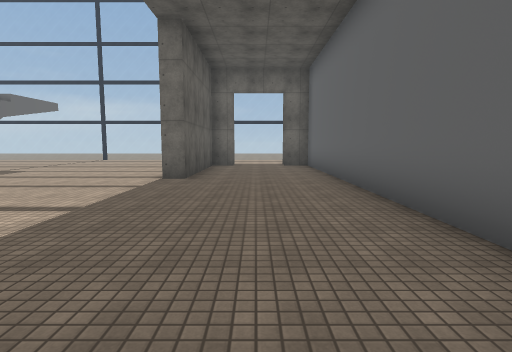
view 1 (above)

24 first-person views from a walk through a Unity game level. The camera is 1.5 m above the floor, tilts 6° down and sees 80° across. The floor is counted in squares, 2 m on a side. Each view is taken from the middle of a square. On the plan, view 1 faces up. The plan holds only what a view shows up to about 10 squares ahead; the rest is blank. The place goes on beyond the plan. The player character is not drawn. Some surface patterns are stand-ins.

view 2
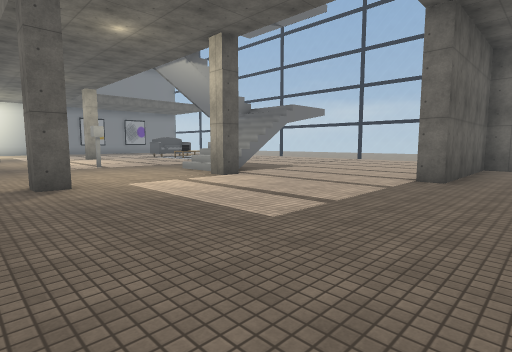

view 3
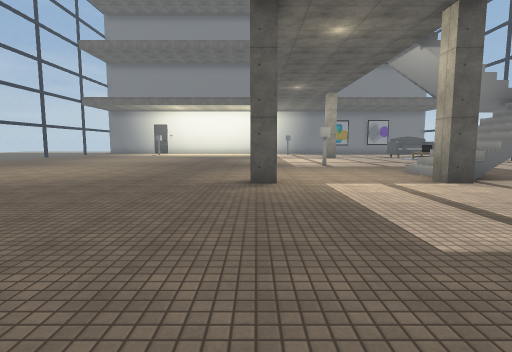

view 4
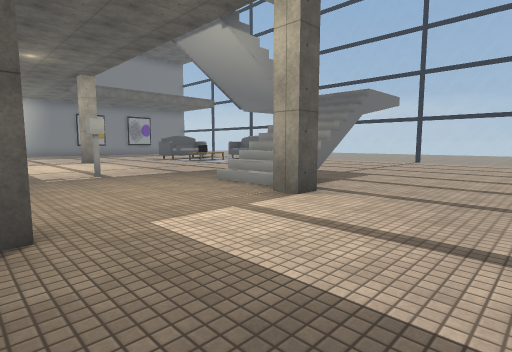

view 5
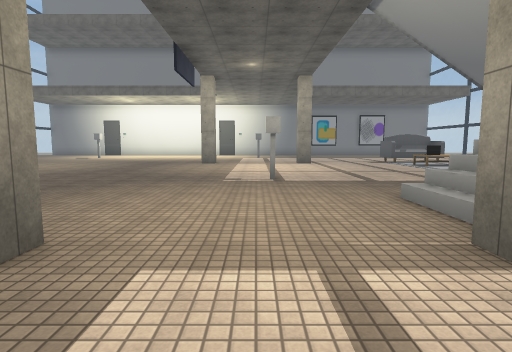

view 6
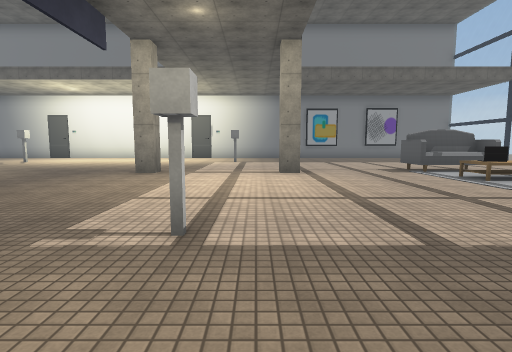

view 7
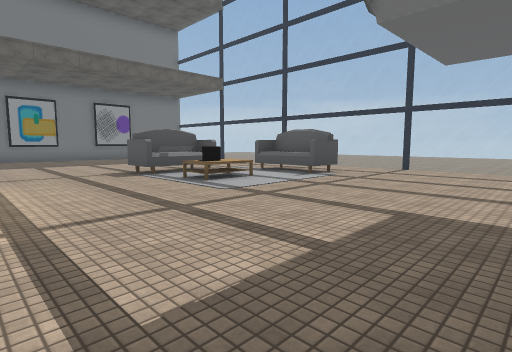

view 8
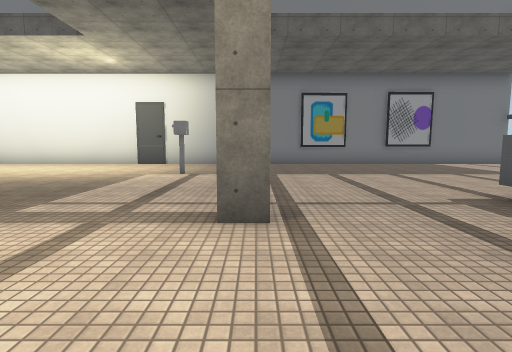

view 9
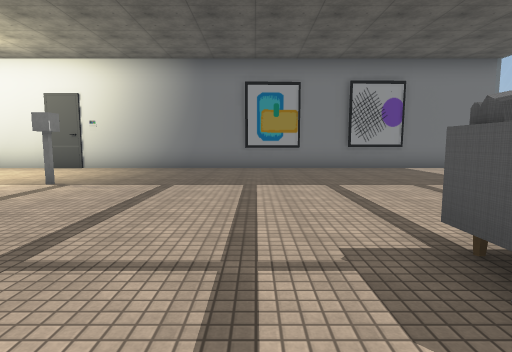

view 10
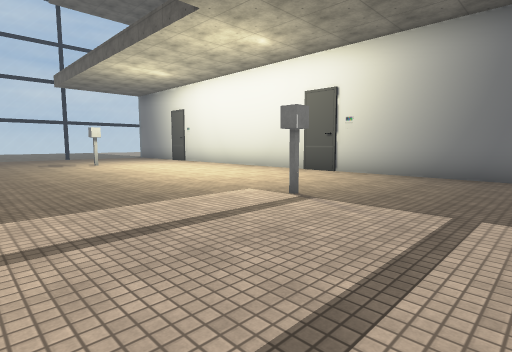

view 11
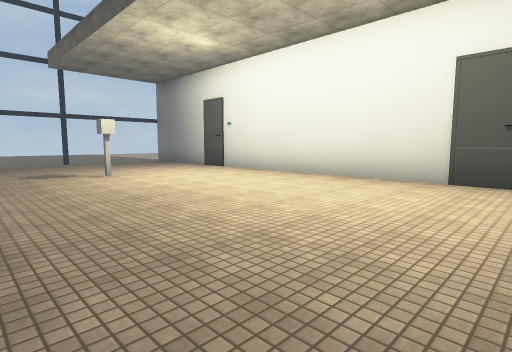

view 12
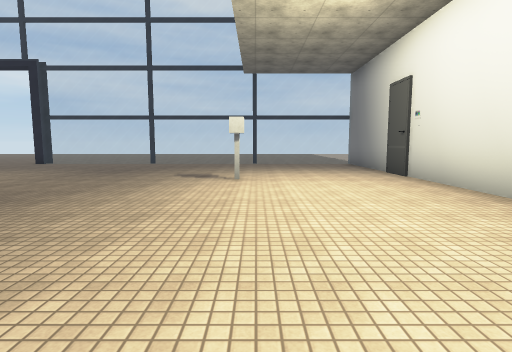

view 13
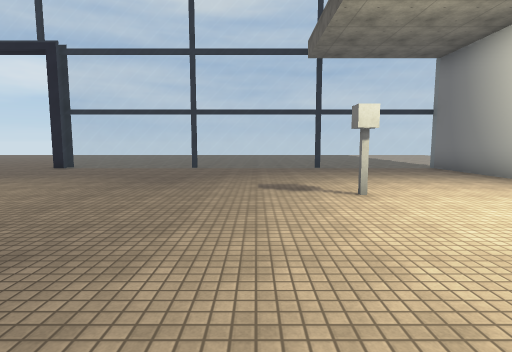

view 14
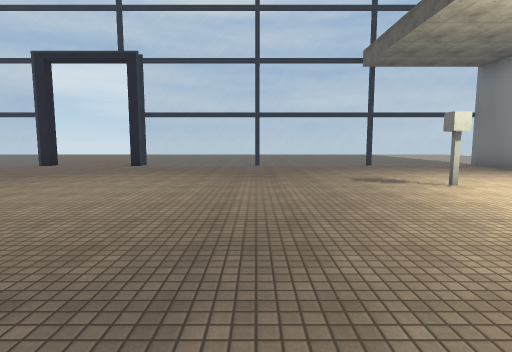

view 15
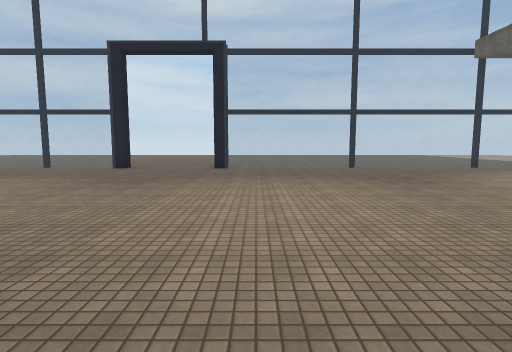

view 16
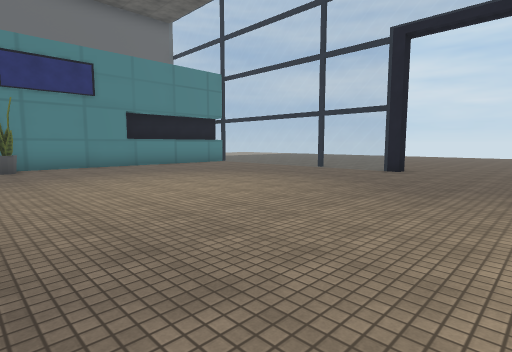

view 17
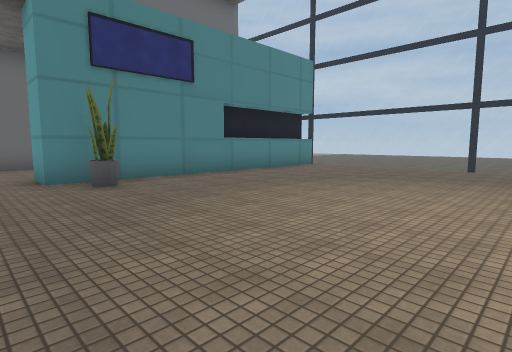

view 18
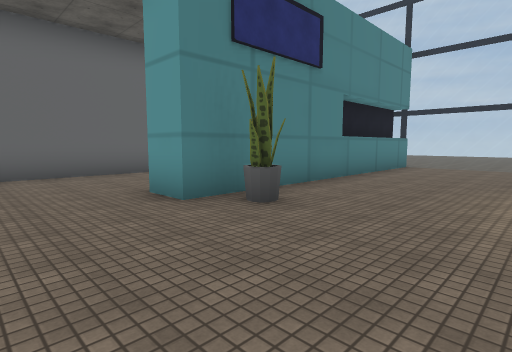

view 19
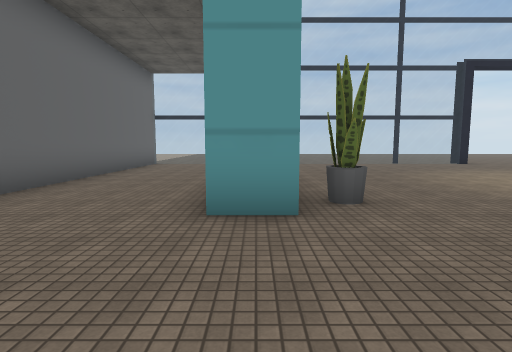

view 20
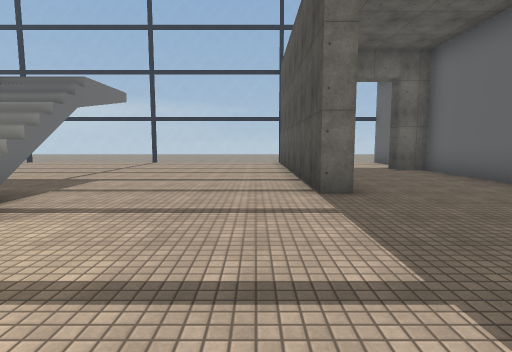

view 21
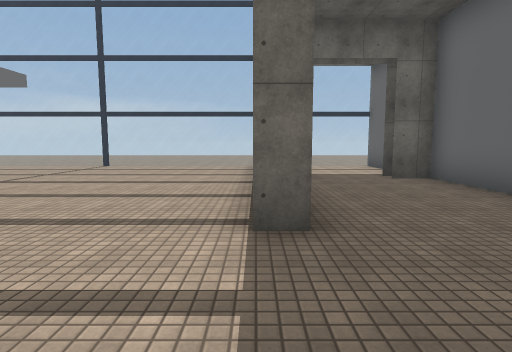

view 22
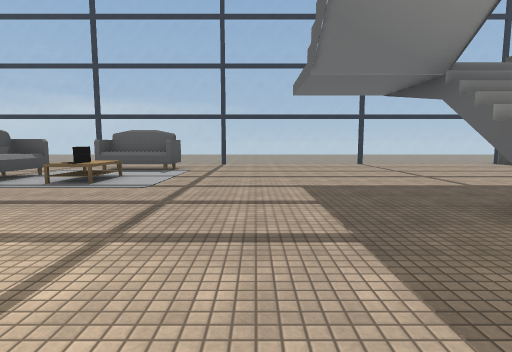

view 23
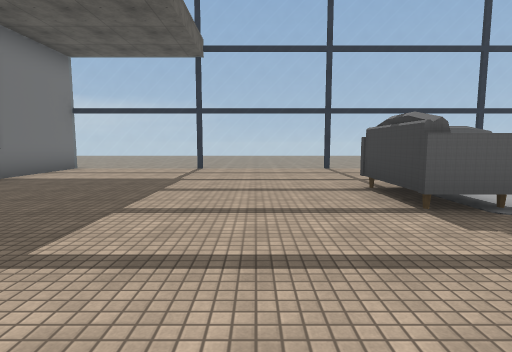

view 24
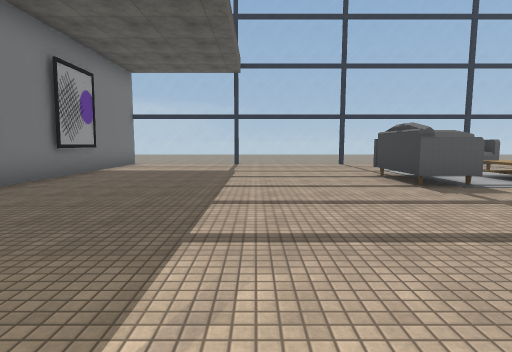

### Floor plan
Key: @ floor where view 1 was taken; # wall or solid block; . floor; / step, stairs or slope; = window, fence, low wall or low ledge; P pot; R rug; S sofa; L laptop; O other object.
Columns run from 25 left of view 1 to 2 right of it. Each row starts with its distance up from view 1.
 16              ...
 15  .........  ....
 14 #========= ============  ==#
 13 #......................  ..#
 12 #.........SS...........# ..#
 11 #.........  ...........##.##
 10 #.......SSRR...........#...#
  9 #.......SSLL...........#...#
  8 #......................#...#
  7 #................#//...#...#
  6 #................///.......#
  5 #........#.......//#.......#
  4 #..........................#
  3 #...#..........#...........#
  2 #..........................#
  1 #........#.........#.......
  0 #........................@
 -1 #..........................#
 -2 #..........................#
 -3 #....................PO#...#
 -4 #......................#...#
 -5 #......................#...#
 -6 #...#..................#...#
 -7 #......................#...#
 -8 #......................# ..#
 -9 #......................# ..#
-10 #...........=..........#
-11 #===========...#========

Where each view was taken, in squares from view 1:
view 1: 0 up, 0 right, facing up
view 2: 0 up, 0 right, facing up-left
view 3: 1 up, 0 right, facing left
view 4: 1 up, 3 left, facing up-left
view 5: 3 up, 4 left, facing left
view 6: 4 up, 8 left, facing left
view 7: 5 up, 9 left, facing up-left
view 8: 5 up, 13 left, facing left
view 9: 7 up, 15 left, facing left
view 10: 6 up, 17 left, facing down-left
view 11: 2 up, 18 left, facing down-left
view 12: 1 up, 21 left, facing down
view 13: 1 down, 19 left, facing down
view 14: 0 up, 17 left, facing down
view 15: 1 down, 14 left, facing down
view 16: 2 down, 13 left, facing down-right
view 17: 1 down, 9 left, facing down-right
view 18: 0 up, 6 left, facing down-right
view 19: 1 up, 2 left, facing down
view 20: 2 up, 3 left, facing up
view 21: 4 up, 2 left, facing up
view 22: 3 up, 11 left, facing up
view 23: 5 up, 19 left, facing up
view 24: 3 up, 20 left, facing up
